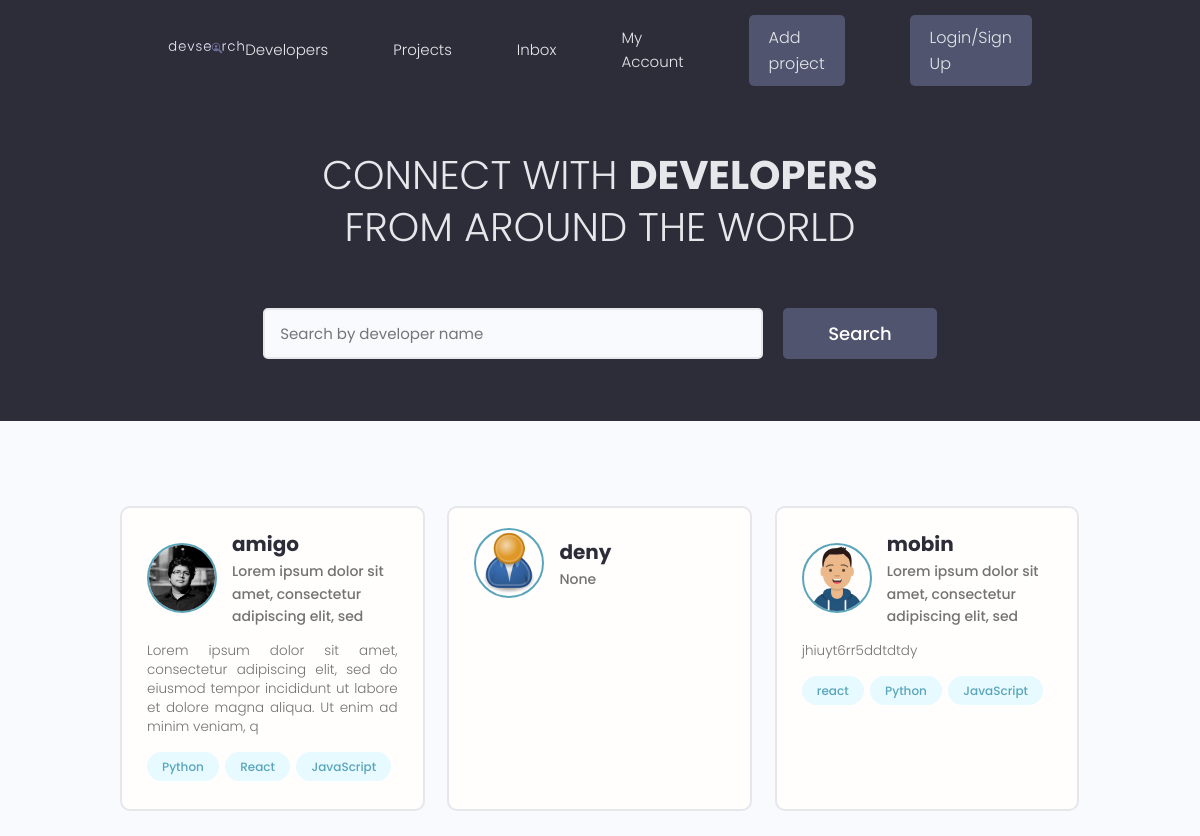
The page / on the database its author committed.
### users/models.py (models this page shows, shortened)
class Profile(models.Model):
    user = models.OneToOneField(User, on_delete=models.CASCADE, null=True, blank=True,)
    name = models.CharField(max_length=200, null=True, blank=True)
    email = models.EmailField(max_length=500 , null=True, blank=True )
    username = models.CharField(max_length=200, null=True, blank=True)
    location = models.CharField(max_length=200, null=True, blank=True)
    short_intro = models.CharField(max_length=500, null=True, blank=True)
    bio = models.TextField(null=True, blank=True)
    profile_image = models.ImageField(null=True, blank=True,
                                      upload_to= 'profiles/', default='profiles/user-default.png')
    social_github = models.CharField(max_length=200, null=True, blank=True)
    social_twiiter =models.CharField(max_length=200, null=True, blank=True)
    social_linkedin =models.CharField(max_length=200, null=True, blank=True)
    social_youtube = models.CharField(max_length=200, null=True, blank=True)
    social_website = models.CharField(max_length=200, null=True, blank=True)
    created = models.DateField(auto_now_add=True)
    id = models.UUIDField(default=uuid.uuid4, unique=True,
                           primary_key= True, editable= False)

class Skill (models.Model):
    owner = models.ForeignKey(Profile, on_delete=models.CASCADE, null= True, blank=True,)
    name = models.CharField(max_length=200, null=True, blank=True)
    description = models.TextField(null=True, blank=True)
    created = models.DateField(auto_now_add=True)
    id = models.UUIDField(default=uuid.uuid4, unique=True,
                           primary_key= True, editable= False)
    def __str__(self):
        return str(self.name)

### users/views.py (the view)
# urls.py: path('', views.profiles, name='profiles'),
def profiles (request):
    profiles = Profile.objects.all()
    context = {'profiles': profiles}
    return render (request, 'users/profiles.html', context)

### users/templates/users/profiles.html (shortened to what this page needs)
{% extends 'main.html' %}
{% block content %}
  <main class="home">
    <section class="hero-section text-center">
      <div class="container container--narrow">
        <div class="hero-section__box">
          <h2>CONNECT WITH <span>DEVELOPERS</span></h2>
          <h2>FROM AROUND THE WORLD</h2>
        </div>
        <div class="hero-section__search">
          <form class="form" action="#" method="get">
            <div class="form__field">
              <input class="input input--text" id="formInput#search" type="text" name="text"
                placeholder="Search by developer name" />
            </div>
            <input class="btn btn--sub btn--lg" type="submit" value="Search" />
          </form>
        </div>
      </div>
    </section>
    <section class="devlist">
      <div class="container">
        <div class="grid grid--three">
          {% for profile in profiles %}
          <div class="column card">
            <div class="dev">
              <a href="{% url 'user-profile' profile.id %}" class="card__body">
                <div class="dev__profile">
                  <img class="avatar avatar--md" src="{{ profile.profile_image.url }}" alt="image" />
                  <div class="dev__meta">
                    <h3>{{ profile.name }}</h3>
                    <h5>{{ profile.short_intro|slice:'60' }}</h5>
                  </div>
                </div>
                <p class="dev__info"> {{ profile.bio| slice:'150' }} </p>
                <div class="dev__skills">
                {% for skill in profile.skill_set.all|slice:'5 '  %}
                  <span class="tag tag--pill tag--main">
                    <small> {{skill}} </small>
                  </span>
                {%endfor%}
                </div>
              </a>
            </div>
          </div>
          {% endfor %}
        </div>
      </div>
    </section>
  </main>
{% endblock content %}

### static/styles/app.css (style rules this page uses)
:root { --color-sub: #2d2d39; }
.btn--sub { background-color: var(--color-sub-light); }
.card { border: 2px solid var(--color-light); }
img { width: 100%; }
.hero-section { height: 40vh; display: flex; align-items: center; background-color: var(--color-sub); }
.hero-section__box { margin-bottom: 4rem; }
.hero-section__box > h2, .hero-section__box > h2 > span { font-size: 4rem; color: var(--color-light); line-height: 1.3; text-transform: uppercase; }
.hero-section__box > h2 { font-weight: 300; }
.hero-section__box > h2 > span { font-weight: 700; }
.hero-section__search > .form { display: flex; align-items: center; justify-content: center; gap: 2rem; }
.hero-section__search > .form input.input--text { width: 50rem; }
.devlist { margin-top: 8rem; }
.devlist .grid { align-items: stretch; }
.devlist .dev .dev__profile { display: flex; align-items: center; gap: 1.5rem; }
.devlist .dev .dev__meta h3 { color: var(--color-sub); font-size: 2rem; font-weight: 700; }
.devlist .dev .dev__meta h5 { color: var(--color-text); font-size: 1.4rem; font-weight: 500; }
.devlist .dev .dev__info { margin: 1.5rem 0; font-size: 1.35rem; line-height: 1.4; text-align: justify; }

### static/uikit/styles/modules/_variables.css (style rules this page uses)
:root { --color-main: #5aa5b9; --color-main-light: #e6faff; --color-sub: #3f4156; --color-sub-light: #51546e; --color-sub-lighter: #ededfd; --color-text: #737373; --color-gray: #8b8b8b; --color-light: #e5e7eb; --color-light-gray: #767676; --color-bg: #f8fafd; --color-white: #fffefd; --color-white-light: #f3f3f3; --color-success: #359e64; --color-success-bg: #def8e8; --color-error: #fc4b0b; --color-error-bg: #fff2ee; --font-base: 'Poppins', arial, helvetica, 'Segoe UI', roboto, ubuntu, sans-serif; --font-monospace: 'Fira Code', 'Courier New', courier, monospace; --font-regular: 300; --font-medium: 500; --font-bold: 700; --generic-shadow: 1px 1px 5px #00000010; --generic-transition: all 0.3s ease-in-out; }

### static/uikit/styles/modules/_base.css (style rules this page uses)
* { margin: 0; padding: 0; box-sizing: border-box; text-rendering: optimizeLegibility; color: inherit; font-size: inherit; }
html { font-size: 50%; }
@media only screen and (min-width: 480px) { html { font-size: 56.25%; } }
@media only screen and (min-width: 1200px) { html { font-size: 62.5%; } }
body { line-height: 1.6; font-weight: 400; font-size: 1.5rem; color: var(--color-text); background-color: var(--color-bg); min-height: 100vh; }

### static/uikit/styles/modules/_typography.css (style rules this page uses)
* { font-family: var(--font-base); }
h2 { font-size: 3.6rem; font-weight: var(--font-bold); }
h3 { font-size: 3.2rem; font-weight: var(--font-medium); }
h5 { font-size: 2.4rem; font-weight: var(--font-medium); }
h5, h6 { font-weight: var(--font-regular); }
p, span, strong { font-size: 1.6rem; color: var(--color-text); font-weight: var(--font-regular); }
a { padding-bottom: 2px; text-decoration: none; display: inline-block; color: var(--color-main); font-weight: var(--font-medium); }

### static/uikit/styles/modules/_utilities.css (style rules this page uses)
.container { width: 92%; max-width: 165rem; margin: 0 auto; box-sizing: border-box; }
.container--narrow { width: 92%; max-width: 120rem; }
@media screen and (min-width: 1000px) { .container { width: 90%; } }
@media screen and (min-width: 1000px) { .container--narrow { width: 85%; } }
@media screen and (min-width: 1200px) { .container { width: 80%; } }
@media screen and (min-width: 1200px) { .container--narrow { width: 72%; } }
.text-center { text-align: center; }

### static/uikit/styles/modules/_avatar.css (style rules this page uses)
.avatar { border-radius: 50%; border: 2px solid var(--color-main); object-fit: cover; }
.avatar--md { height: 7rem; width: 7rem; }

### static/uikit/styles/modules/_button.css (style rules this page uses)
.btn { display: inline-block; position: relative; cursor: pointer; background-color: var(--color-light); font-weight: var(--font-medium); color: var(--color-sub); text-decoration: none; padding: 1rem 2rem; border-radius: 0.5rem; border: none; width: -webkit-fit-content; width: -moz-fit-content; width: fit-content; height: -webkit-fit-content; height: -moz-fit-content; height: fit-content; font-size: 1.6rem; outline-width: 0; outline-color: transparent; -webkit-backface-visibility: hidden; backface-visibility: hidden; transition: all 0.3s ease-in-out; }
.btn--sub { background-color: var(--color-sub); color: var(--color-white); }
.btn--lg { font-size: 1.8rem; padding: 1.2rem 4.5rem; }

### static/uikit/styles/modules/_card.css (style rules this page uses)
.card { border-radius: 1rem; background-color: var(--color-white); border: 1.5px solid var(--color-light); width: auto; height: auto; margin-top: 0.5rem; margin-bottom: 0.5rem; overflow: hidden; }
.card__body, .card__header { padding: 2rem 2.5rem; }

### rows shown on the page
Profile: profile_image (picture), name "amigo", short_intro "Lorem ipsum dolor sit amet, consectetur adipiscing elit, sed", bio "Lorem ipsum dolor sit amet, consectetur adipiscing elit, sed do eiusmod tempor incididunt ut labore et dolore magna aliqua. Ut enim ad minim veniam, q"
Skill: name "Python"
Skill: name "React"
Skill: name "JavaScript"
Profile: profile_image (placeholder picture), name "deny", short_intro "None"
Profile: profile_image (picture), name "mobin", short_intro "Lorem ipsum dolor sit amet, consectetur adipiscing elit, sed", bio "jhiuyt6rr5ddtdtdy"
Skill: name "react"
Skill: name "Python"
Skill: name "JavaScript"
